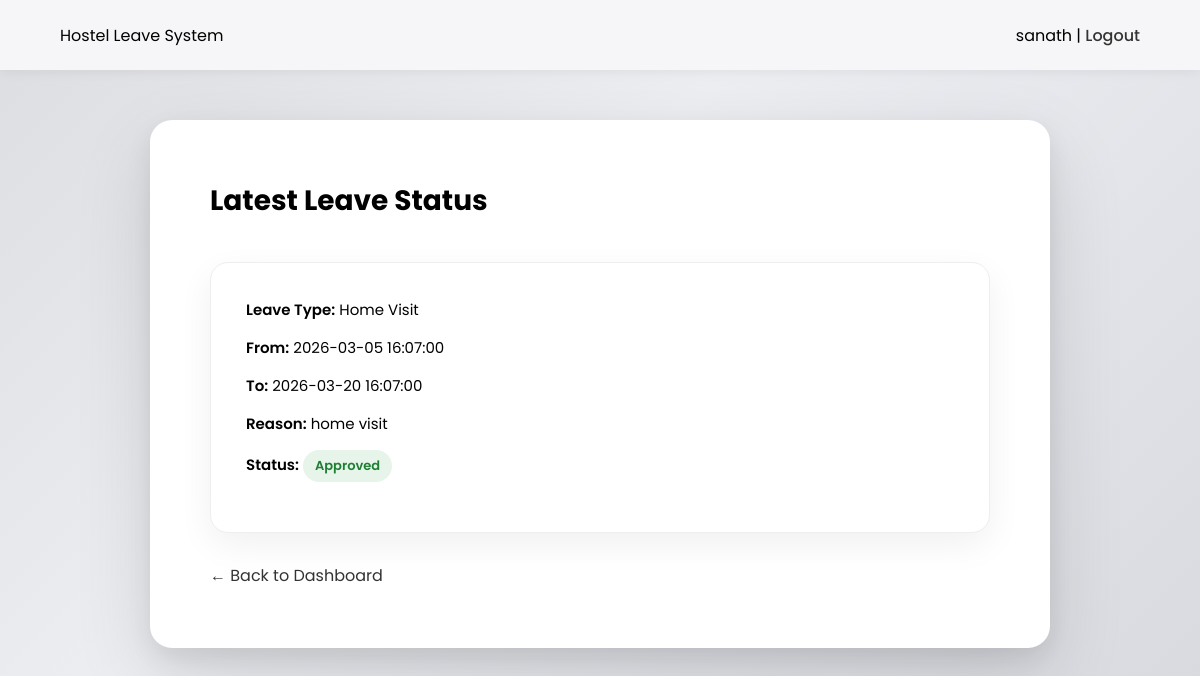
Page /student/leave_status.php (signed in) on the earlier database version.
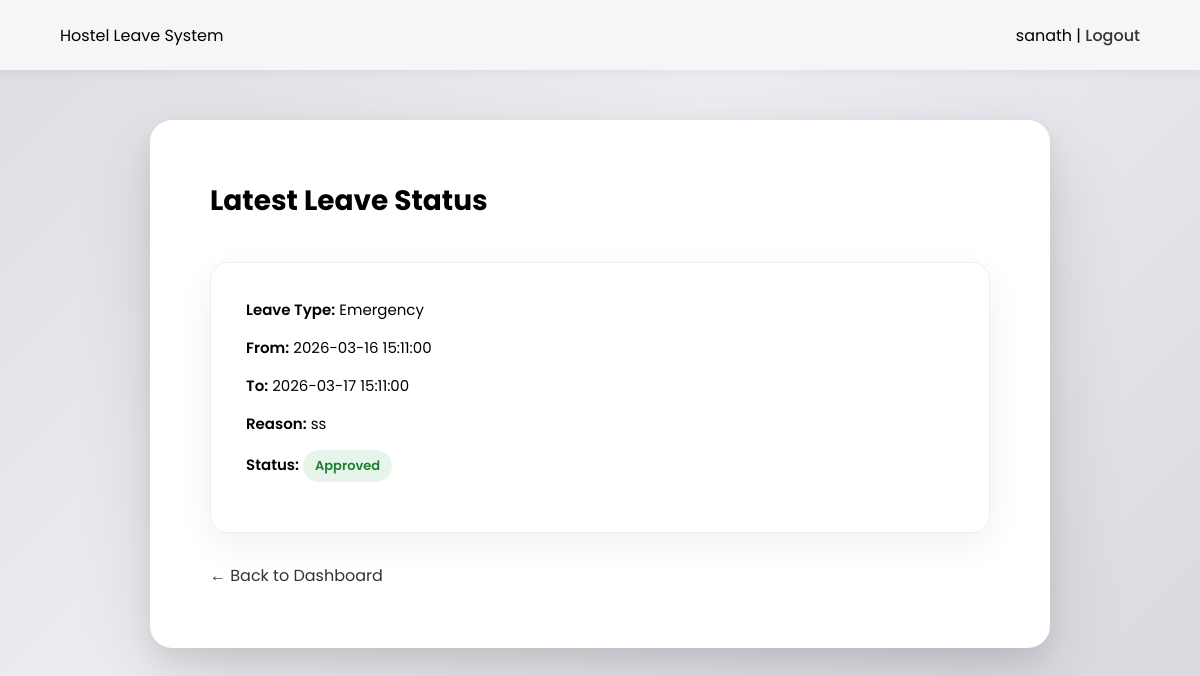
Same page on the later database version.
### tables this page shows
CREATE TABLE `hostel_leaves` (
  `id` int(11) NOT NULL,
  `student_id` int(11) NOT NULL,
  `leave_type_id` int(11) NOT NULL,
  `from_datetime` datetime NOT NULL,
  `to_datetime` datetime NOT NULL,
  `reason` text NOT NULL,
  `status` enum('Pending','Approved','Rejected') DEFAULT 'Pending',
  `applied_at` timestamp NOT NULL DEFAULT current_timestamp(),
  `returned_at` datetime DEFAULT NULL
);

CREATE TABLE `leave_types` (
  `id` int(11) NOT NULL,
  `type_name` varchar(50) NOT NULL
);

### student/leave_status.php (the view, shortened to what this page needs)
<?php
include("../config/db.php");
$student_id = $_SESSION["user_id"];
$stmt = $conn->prepare("
    SELECT hostel_leaves.*, leave_types.type_name
    FROM hostel_leaves
    JOIN leave_types
        ON hostel_leaves.leave_type_id = leave_types.id
    WHERE hostel_leaves.student_id = ?
    ORDER BY hostel_leaves.applied_at DESC
    LIMIT 1
");
$stmt->bind_param("i", $student_id);
$stmt->execute();
$result = $stmt->get_result();
?>
<!DOCTYPE html>
<html>
<head>
</head>
<body>
<div class="topbar">
    <div>Hostel Leave System</div>
    <div>
        <?php echo $_SESSION["username"]; ?> |
        <a href="../auth/logout.php">Logout</a>
    </div>
</div>
<div class="dashboard">
<h2>Latest Leave Status</h2>
<?php if ($result->num_rows == 0): ?>
    <div class="status-card">
        No leave applications found.
    </div>
<?php else:
    $row = $result->fetch_assoc();
    $status = strtolower($row["status"]);
?>
<div class="status-card">
    <div class="status-row">
        <strong>Leave Type:</strong>
        <?php echo htmlspecialchars($row["type_name"]); ?>
    </div>
    <div class="status-row">
        <strong>From:</strong>
        <?php echo htmlspecialchars($row["from_datetime"]); ?>
    </div>
    <div class="status-row">
        <strong>To:</strong>
        <?php echo htmlspecialchars($row["to_datetime"]); ?>
    </div>
    <div class="status-row">
        <strong>Reason:</strong>
        <?php echo htmlspecialchars($row["reason"]); ?>
    </div>
    <div class="status-row">
        <strong>Status:</strong>
        <span class="badge <?php echo $status; ?>">
            <?php echo htmlspecialchars($row["status"]); ?>
        </span>
    </div>
</div>
<?php endif; ?>
<a href="dashboard.php" class="back-link">← Back to Dashboard</a>
</div>
</body>
</html>

Differences in the rows shown:
no longer on this page (row edited): hostel_leaves: leave_type.type_name "Home Visit", from_datetime "2026-03-05 16:07:00", to_datetime "2026-03-20 16:07:00", reason "home visit", status "Approved"
added hostel_leaves: leave_type.type_name "Emergency", from_datetime "2026-03-16 15:11:00", to_datetime "2026-03-17 15:11:00", reason "ss", status "Approved"
